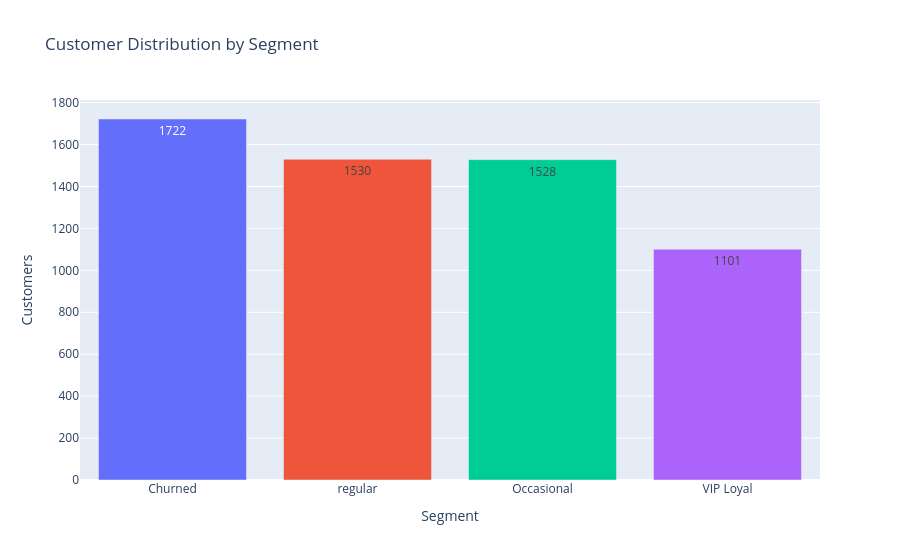

Here is the notebook cell this chart was saved with:
### Markdown cell above
# Segment Size

### Code cell
import plotly.express as px

seg_dist = rfm['SegmentName'].value_counts().reset_index()
seg_dist.columns = ['Segment','Customers']

fig_seg = px.bar(
    seg_dist,
    x='Segment',
    y='Customers',
    color='Segment',
    text='Customers',
    title='Customer Distribution by Segment'
)

fig_seg.update_layout(showlegend=False)
fig_seg.show()

### Figure 1 — Plotly figure (JSON) as saved in the notebook; plotly's stock layout.template omitted (floating-point values rounded to 4 significant figures)
{"data": [{"hovertemplate": "Segment=%{x}<br>Customers=%{text}<extra></extra>", "legendgroup": "Churned", "marker": {"color": "#636efa", "pattern": {"shape": ""}}, "name": "Churned", "orientation": "v", "showlegend": true, "text": [1722.0], "textposition": "auto", "type": "bar", "x": ["Churned"], "xaxis": "x", "y": [1722], "yaxis": "y"}, {"hovertemplate": "Segment=%{x}<br>Customers=%{text}<extra></extra>", "legendgroup": "regular", "marker": {"color": "#EF553B", "pattern": {"shape": ""}}, "name": "regular", "orientation": "v", "showlegend": true, "text": [1530.0], "textposition": "auto", "type": "bar", "x": ["regular"], "xaxis": "x", "y": [1530], "yaxis": "y"}, {"hovertemplate": "Segment=%{x}<br>Customers=%{text}<extra></extra>", "legendgroup": "Occasional", "marker": {"color": "#00cc96", "pattern": {"shape": ""}}, "name": "Occasional", "orientation": "v", "showlegend": true, "text": [1528.0], "textposition": "auto", "type": "bar", "x": ["Occasional"], "xaxis": "x", "y": [1528], "yaxis": "y"}, {"hovertemplate": "Segment=%{x}<br>Customers=%{text}<extra></extra>", "legendgroup": "VIP Loyal", "marker": {"color": "#ab63fa", "pattern": {"shape": ""}}, "name": "VIP Loyal", "orientation": "v", "showlegend": true, "text": [1101.0], "textposition": "auto", "type": "bar", "x": ["VIP Loyal"], "xaxis": "x", "y": [1101], "yaxis": "y"}], "layout": {"barmode": "relative", "legend": {"title": {"text": "Segment"}, "tracegroupgap": 0}, "showlegend": false, "title": {"text": "Customer Distribution by Segment"}, "xaxis": {"anchor": "y", "categoryarray": ["Churned", "regular", "Occasional", "VIP Loyal"], "categoryorder": "array", "domain": [0, 1], "title": {"text": "Segment"}}, "yaxis": {"anchor": "x", "domain": [0, 1], "title": {"text": "Customers"}}}}
